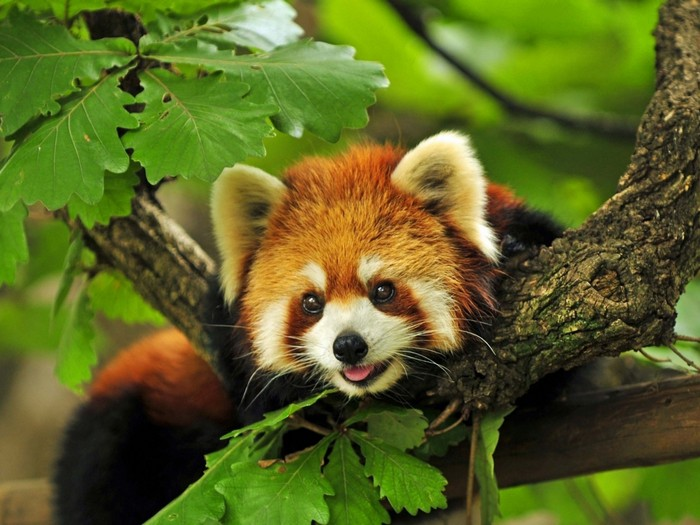
#> input picture homework-practice-02_part_1_2/panda.jpg, 700 x 525 px
$ jupyter execute homework-practice-02_part_1-svd.ipynb
#> lines starting #> are read from the running program, lines starting #| are printed output that depends on the picture
# Сжатие картинок с помощью SVD разложения
В этом задании нужно сделать сжатие изображения, сжатие с потерями. Для этого мы используем SVD разложение.

Примерный порядок действий:
1) Найти любую картинку,
2) Прочитать её с помощью библиотеки PIL
3) Преобразовать в numpy массив
4) Применить SVD к матрице - обязательно прочитайте справку по этой функции `np.linalg.svd`

**Примечание**: Цветная картинка представляет собой трёхканальное изображение RBG, поэтому напрямую SVD разложение применить не получится. Либо вы преобразуете изображение в одноканальное (градации серого), усредняя все три канала. Либо делаете SVD для всех трёх каналов в отдельности.

5) Далее оставляете небольшое количество сингулярных значений - 1, 2, 10, 30, 100. И выводите результат в виде получившейся картинки - чем больше сингулярных чисел, тем ближе приближённая матрица к исходной.

6) Сравните количество байт, необходимых для хранения исходной картинки и сжатой версии.

Ниже представлены основные функции и библиотеки, которые вам понадобятся.

Задание оформляете в виде блокнота jupyter. Особо понравившиеся картинки можно сохранить отдельно на диск, но мне удобнее чтобы они присутствовали в самом jupyter блокноте.

[cell 1]
from PIL import Image
import numpy as np
from matplotlib import pyplot as plt

img = Image.open('panda.jpg')
#> img is the input picture: PIL image 700x525 RGB; mean R, G, B 91, 99.9, 35
w, h = img.size
#> w = 700; h = 525
img = img.resize((w//4, h//4)) # можно не делать .resize(())
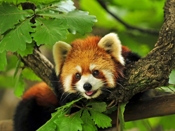
#> img: PIL image 175x131 RGB; mean R, G, B 91, 99.9, 35

# x = np.array(img, dtype=np.float32) # преобразование из PIL в numpy array
# U, S, V = np.linalg.svd(X, full_matrices=False) # разложение SVD
# # обратное преобразование из numpy array в PIL с сохранение изображения на диск
# Image.fromarray(np.asarray(Y_r, dtype=np.uint8)).save(f'{r}.png')
